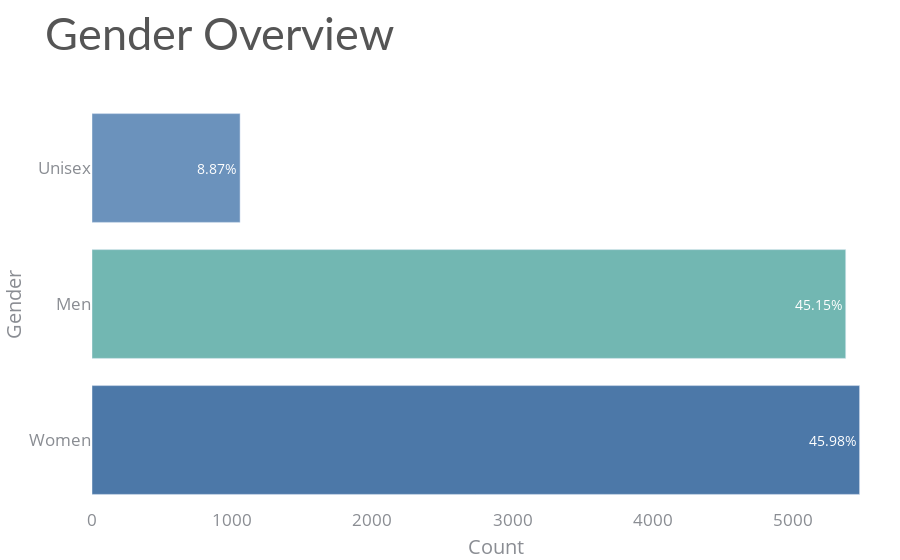

This figure's notebook cell:
### Code cell
import plotly.graph_objs as go

# Replace 'Boys' and 'Girls' with 'Men' and 'Women'
combined_df = combined_df.replace({'Boys': 'Men', 'Girls': 'Women'})

# Remove rows with 'Unisex Kids' gender
combined_df = combined_df[combined_df['Gender'] != 'Unisex Kids']

# Replace 'U.S. Polo Assn. Kids' with 'US Polo'
combined_df = combined_df.replace({'U.S. Polo Assn. Kids': 'US Polo'})

# Count the number of observations for each gender
gender_counts = combined_df['Gender'].value_counts()

# Calculate the percentage of each gender category
gender_percentages = 100 * gender_counts / gender_counts.sum()

# Create a horizontal bar chart with percentages
fig = go.Figure(data=[go.Bar(
    x=gender_counts.values,
    y=gender_counts.index,
    orientation='h',
    marker=dict(color=['#4c78a8', '#72b7b2', '#6b92bc']),
    text=[f'{p:.2f}%' for p in gender_percentages],
    textposition='inside',
    textfont=dict(color='#fff', size=14),
)])

# Update layout and formatting options
fig.update_layout(
    margin=dict(t=100, b=30, l=0, r=0),
    title='Gender Overview',
    title_font=dict(size=45, color='#555', family="Lato, sans-serif"),
    font=dict(size=17, color='#8a8d93'),
    yaxis=dict(title='Gender'),
    xaxis=dict(title='Count'),
    plot_bgcolor='#fff',
    paper_bgcolor='#fff',
)

# Show the plot
fig.show()

### Figure 1 — Plotly figure (JSON) as saved in the notebook; plotly's stock layout.template omitted (floating-point values rounded to 4 significant figures)
{"data": [{"marker": {"color": ["#4c78a8", "#72b7b2", "#6b92bc"]}, "orientation": "h", "text": ["45.98%", "45.15%", "8.87%"], "textfont": {"color": "#fff", "size": 14}, "textposition": "inside", "type": "bar", "x": [5474, 5375, 1056], "y": ["Women", "Men", "Unisex"]}], "layout": {"font": {"color": "#8a8d93", "size": 17}, "margin": {"b": 30, "l": 0, "r": 0, "t": 100}, "paper_bgcolor": "#fff", "plot_bgcolor": "#fff", "title": {"font": {"color": "#555", "family": "Lato, sans-serif", "size": 45}, "text": "Gender Overview"}, "xaxis": {"title": {"text": "Count"}}, "yaxis": {"title": {"text": "Gender"}}}}
